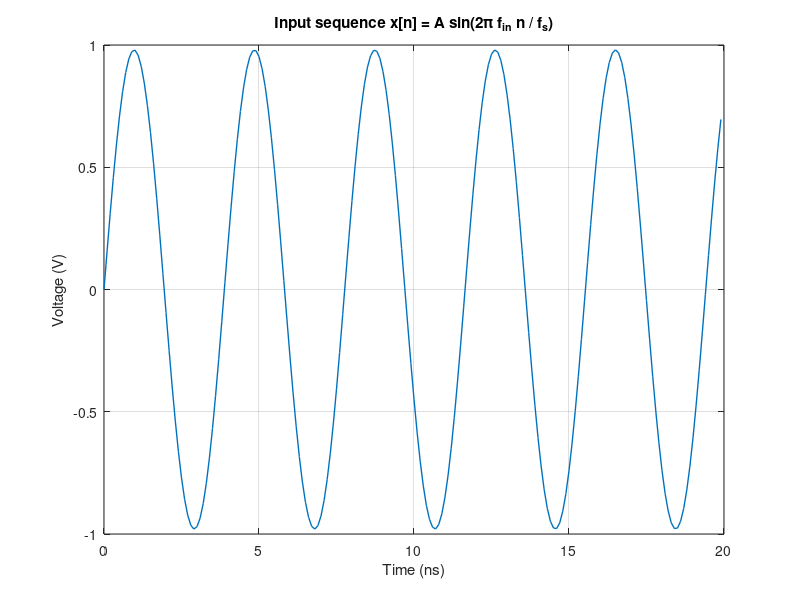
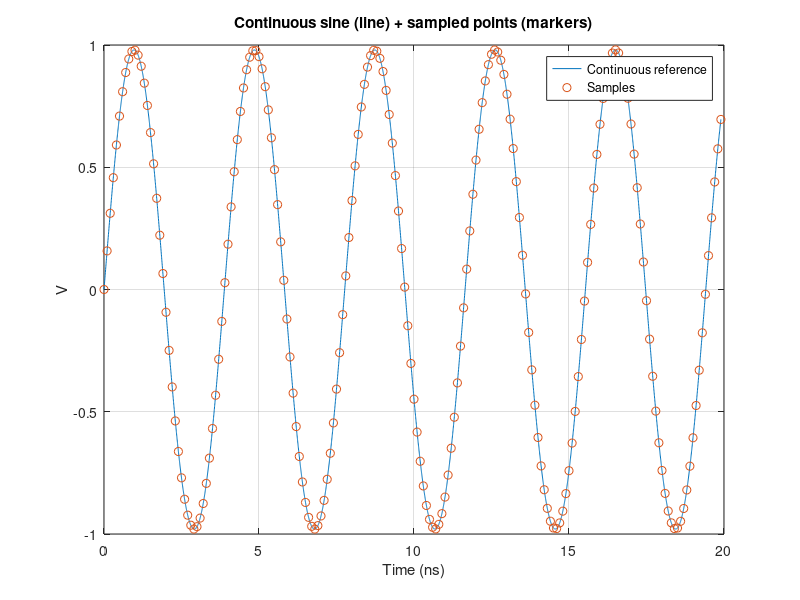
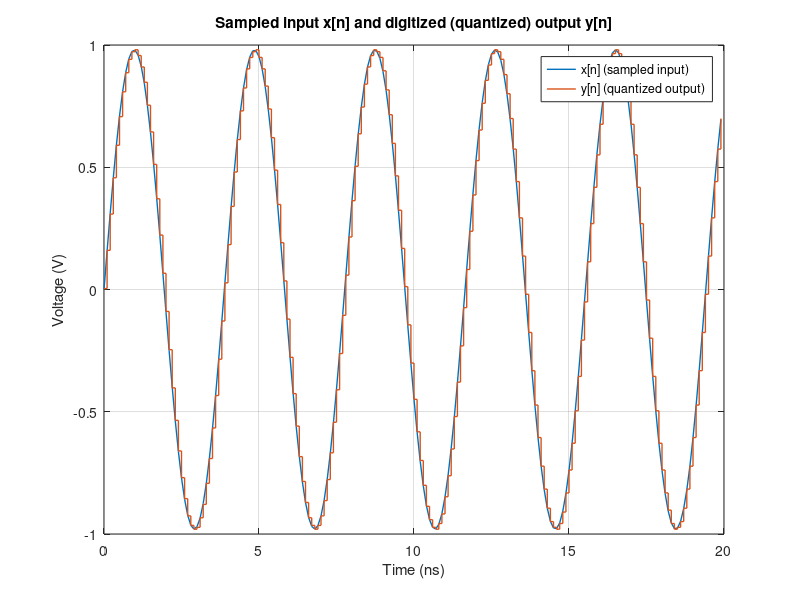
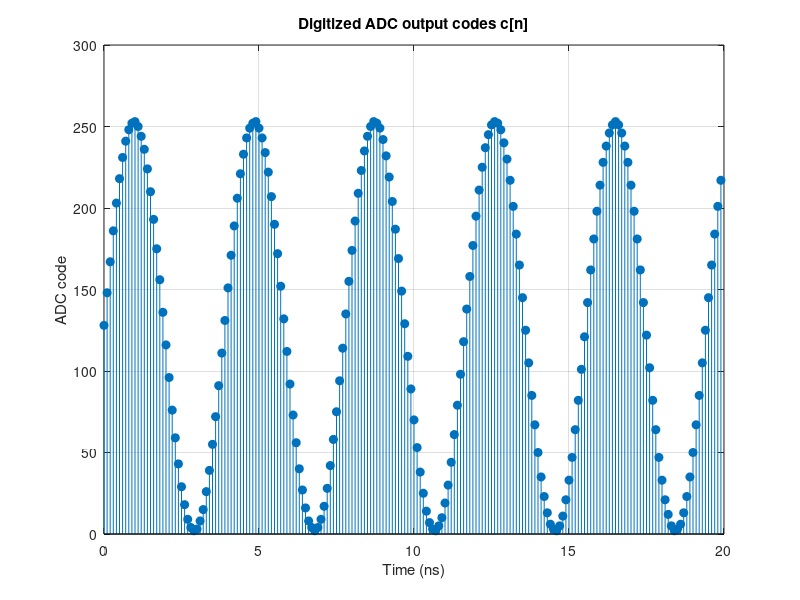

These charts were generated, in order, by the following MATLAB code: (Note: this script raises an error after producing the figures.)
% Assignment 1 - 8-bit ADC Characterizatiom
% Part 1: Ideal 8-bit ADC
%% Generating Coherent input sine x[n]
clear;
clc;
close all;

fs = 10e9;
M = 8192;
Vpp = 2.0;
A = 0.98*(Vpp/2);
phi =0;

prime = 211;
fin = (prime/M)*fs;
n = (0:M-1).';
t = n/fs;

x = A*sin(2*pi*fin*t+phi);

fprintf('fs   = %.3f GHz\n', fs/1e9);
fprintf('M    = %d\n', M);
fprintf('prime    = %d\n', prime);
fprintf('fin  = %.6f MHz\n', fin/1e6);

Ns = 200;
figure;
plot(t(1:Ns)*1e9, x(1:Ns), 'LineWidth', 1);
grid on;
xlabel('Time (ns)'); ylabel('Voltage (V)');
title('Input sequence x[n] = A sin(2π f_{in} n / f_s)');

Ns = 200;
tseg = t(1:Ns);
tfine = linspace(tseg(1), tseg(end), 5000);
xfine = A*sin(2*pi*fin*tfine + phi);

figure;
plot(tfine*1e9, xfine, '-'); hold on;
plot(tseg*1e9, x(1:Ns), 'o');
grid on;
xlabel('Time (ns)'); ylabel('V');
title('Continuous sine (line) + sampled points (markers)');
legend('Continuous reference','Samples');

%% Digitize sampled sequence
N = 8;
LSB = Vpp / (2^N);

x_clip = min(max(x, -Vpp/2), (Vpp/2 - LSB));
code = floor( (x_clip + Vpp/2) / LSB );
code = max(0, min(code, 2^N - 1));

y = (code+0.5)*LSB-Vpp/2;
fprintf("LSB (Delta) = %.6f V\n", LSB);
fprintf("x:    min=%.6f, max=%.6f\n", min(x), max(x));
fprintf("y:    min=%.6f, max=%.6f\n", min(y), max(y));
fprintf("code: min=%d, max=%d\n", min(code), max(code));

Ns = 200;
figure;
plot(t(1:Ns)*1e9, x(1:Ns), 'LineWidth', 1); hold on;
stairs(t(1:Ns)*1e9, y(1:Ns), 'LineWidth', 1);
grid on;
xlabel('Time (ns)'); ylabel('Voltage (V)');
title('Sampled input x[n] and digitized (quantized) output y[n]');
legend('x[n] (sampled input)', 'y[n] (quantized output)');
figure;
stem(t(1:Ns)*1e9, code(1:Ns), 'filled');
grid on;
xlabel('Time (ns)'); ylabel('ADC code');
title('Digitized ADC output codes c[n]');
%% Computing SNR, SFDR, SINAD, ENOB
guard = 1;
max_harmonic = 5;
Y = fft(y,M);

Knyq = M/2;
P2 = (abs(Y)/M).^2;
P1 = P2(1:Knyq+1);

P = P1;
P(2:end-1) = 2*P(2:end-1);

f = (0:Knyq).'* (fs/M);

% --- Convert to dBFS (power) ---
Vrms_fs = (Vpp/2)/sqrt(2);   % full-scale sine RMS (for dBFS reference)
PdBFS = 10*log10(P/(Vrms_fs^2) + eps);

[~, kFund] = max(P(2:end));  
kFund = kFund + 1;           
k0 = kFund - 1;

mark = @(mask,k) set_bins(mask,k,guard,Knyq);

mask_dc = false(size(P));
mask_dc(1) = true;           % DC bin

% Signal mask
mask_sig = false(size(P));
mask_sig = mark(mask_sig, k0);

Psig = sum(P(mask_sig));

% SINAD - Noise + Distortion
mask_sinad_excl = false(size(P));
mask_sinad_excl = mask_dc;
mask_sinad_excl = mark(mask_sinad_excl, k0);

Pnd = sum(P(~mask_sinad_excl));
SINAD = 10*log10(Psig/(Pnd + eps));    % dB

%SNR 
mask_snr_excl = false(size(P));
mask_snr_excl = mask_dc;
mask_snr_excl = mark(mask_snr_excl, k0);

for h = 2:max_harmonic
    kh = mod(h*k0, M);       % 0..M-1 (0-based)
    if kh > Knyq
        kh = M - kh;         % fold to 0..Knyq (alias)
    end
    mask_snr_excl = mark(mask_snr_excl, kh);
end

Pnoise = sum(P(~mask_snr_excl));
SNR = 10*log10(Psig/(Pnoise + eps));    % dB

%SFDR - Spurious Free Dyn. Range
mask_sfdr_excl = false(size(P));
mask_sfdr_excl = mask_dc;
mask_sfdr_excl = mark(mask_sfdr_excl, k0);

Pspur = max(P(~mask_sfdr_excl));
SFDR = 10*log10(Psig/(Pspur + eps));    % dBc (relative to carrier)

%ENOB
ENOB = (SINAD - 1.76)/6.02;

fprintf('\n--- FFT Metrics (8192-pt) ---\n');
fprintf('Fundamental bin = %d (%.6f MHz)\n', k0, f(k0+1)/1e6);
fprintf('SNR   = %.2f dB\n', SNR);
fprintf('SINAD = %.2f dB\n', SINAD);
fprintf('SFDR  = %.2f dBc\n', SFDR);
fprintf('ENOB  = %.2f bits\n', ENOB);


%% ---- FFT plot with ADI-style horizontal markers + SFDR brackets ----

% Levels in dBFS (power)
carrier_dBFS = 10*log10(Psig/(Vrms_fs^2) + eps);
spur_dBFS    = 10*log10(Pspur/(Vrms_fs^2) + eps);

figure;
plot(f/1e9, PdBFS, 'LineWidth', 1);
grid on;
xlabel('Frequency (GHz)');
ylabel('Power (dBFS)');
title(sprintf('Output Spectrum (M=%d, fs=%.1f GS/s, fin=%.3f MHz)', M, fs/1e9, fin/1e6));
xlim([0 fs/(2*1e9)]);

% Give yourself some headroom for labels
ylim([-160 5]);
hold on;

% --- Horizontal markers ---
yline(0, 'k--', 'LineWidth', 1);               % Full-scale (0 dBFS)
yline(carrier_dBFS, 'k--', 'LineWidth', 1);   % Carrier level
yline(spur_dBFS, 'k--', 'LineWidth', 1);      % Worst spur level

% Labels for markers (simple, not cluttered)
ax = gca;
xr = ax.XLim;
x_textL = xr(1) + 0.02*(xr(2)-xr(1));
x_textR = xr(1) + 0.62*(xr(2)-xr(1));

text(x_textL,  0+2,           'FULL SCALE (0 dBFS)', 'FontWeight','bold');
text(x_textR,  spur_dBFS+2,   'WORST SPUR LEVEL',    'FontWeight','bold');

% --- SFDR brackets ---
% SFDR(dBc): carrier - spur
x_sfdr_dbc = xr(1) + 0.80*(xr(2)-xr(1));
draw_vbracket(x_sfdr_dbc, spur_dBFS, carrier_dBFS, sprintf('SFDR = %.2f dBc', SFDR));

% SFDR(dBFS): fullscale - spur
x_sfdr_dbfs = xr(1) + 0.90*(xr(2)-xr(1));
draw_vbracket(x_sfdr_dbfs, spur_dBFS, 0, sprintf('SFDR = %.2f dBFS', -spur_dBFS));

metrics_txt = sprintf(['SINAD = %.2f dB\n' ...
                       'SNR   = %.2f dB\n' ...
                       'SFDR  = %.2f dBc\n' ...
                       'ENOB  = %.2f bits'], ...
                       SINAD, SNR, SFDR, ENOB);

x_box = xr(1) + 0.60*(xr(2)-xr(1));
y_box = ax.YLim(1) + 0.90*(ax.YLim(2)-ax.YLim(1));
text(x_box, y_box, metrics_txt, ...
    'FontName','Consolas', 'FontSize', 11, ...
    'BackgroundColor','w', 'EdgeColor','k', 'Margin', 8);

hold off;
%% Part A - Adding Front-End Non-linearity
% Max non-linearity front-end can tolerate before losing > 1.5-bit ENOB
% Identifying the nonlinear tones in the FFT

% Approach:
% Model front-end nonlinearity before quantization:
% x_nl = x + a2*x^2 + a3*x^3
%
% Goal: find max nonlinearity that causes <= 1.5-bit ENOB degradation.
% Also: identify nonlinear tones (2nd,3rd,...) in FFT.

ENOB0    = ENOB;
ENOB_min = ENOB0 - 1.5;

relTol  = 1e-3;   % relative tolerance on a3 bracket (0.1%); tighten if you want
maxIter = 40;

fprintf('\n--- Part A (Refined): Cubic nonlinearity ---\n');
fprintf('Baseline ENOB0 = %.4f bits; Threshold ENOB_min = %.4f bits\n', ENOB0, ENOB_min);

% --- function handle to evaluate ENOB for a given a3 ---
evalENOB = @(a3) enob_for_a3(a3, x, Vpp, LSB, N, fs, M, guard, max_harmonic);

% -------------------- 1) Bracket the boundary --------------------
a3_lo = 0;                 % definitely safe
ENOB_lo = evalENOB(a3_lo);

a3_hi = 1e-6;              % start small
ENOB_hi = evalENOB(a3_hi);

% Grow a3_hi until it FAILS (ENOB < ENOB_min), keeping the last safe as lo
grow = 2.0;
a3_hi_max = 1e3;           % safety cap

while ENOB_hi >= ENOB_min
    a3_lo  = a3_hi;
    ENOB_lo = ENOB_hi;

    a3_hi = a3_hi * grow;
    if a3_hi > a3_hi_max
        error('Failed to bracket: ENOB never dropped below threshold up to a3=%.3g', a3_hi_max);
    end
    ENOB_hi = evalENOB(a3_hi);
end

fprintf('Bracket found:\n');
fprintf('  a3_lo = %.6g  (ENOB=%.4f)  [SAFE]\n', a3_lo, ENOB_lo);
fprintf('  a3_hi = %.6g  (ENOB=%.4f)  [FAIL]\n', a3_hi, ENOB_hi);

% -------------------- 2) Log-space binary search --------------------
for it = 1:maxIter
    a3_mid = 10.^((log10(a3_lo) + log10(a3_hi))/2);
    ENOB_mid = evalENOB(a3_mid);

    if ENOB_mid >= ENOB_min
        a3_lo  = a3_mid;
        ENOB_lo = ENOB_mid;
    else
        a3_hi  = a3_mid;
        ENOB_hi = ENOB_mid;
    end

    if (a3_hi/a3_lo - 1) < relTol
        break;
    end
end

a3_star = a3_lo;           % max tolerated (still safe)
ENOB_star = ENOB_lo;

fprintf('\nRefined max tolerated a3:\n');
fprintf('  a3* = %.8g  (1/V^2)\n', a3_star);
fprintf('  ENOB(a3*) = %.4f bits  (drop = %.4f bits)\n', ENOB_star, ENOB0-ENOB_star);
fprintf('  Final bracket ratio hi/lo - 1 = %.3g\n', (a3_hi/a3_lo - 1));

% If you want: compute full metrics at a3_star (SNR/SINAD/SFDR too)
[SNR_nl, SINAD_nl, SFDR_nl, ENOB_nl, k0_nl, P_nl, PdBFS_nl, f_nl] = ...
    adc_metrics_fft( quantize_nl(x, a3_star, Vpp, LSB, N), fs, M, Vpp, guard, max_harmonic );

fprintf('\nMetrics at a3*:\n');
fprintf('  SNR   = %.2f dB\n', SNR_nl);
fprintf('  SINAD = %.2f dB\n', SINAD_nl);
fprintf('  SFDR  = %.2f dBc\n', SFDR_nl);
fprintf('  ENOB  = %.2f bits\n', ENOB_nl);

% Identify main nonlinear tones (harmonics) in dBc
Vrms_fs = (Vpp/2)/sqrt(2);
carrier_mask = set_bins(false(size(P_nl)), k0_nl, guard, M/2);
Psig_nl = sum(P_nl(carrier_mask));
carrier_dBFS = 10*log10(Psig_nl/(Vrms_fs^2) + eps);

fprintf('\nNonlinear tones (harmonics) at a3*:\n');
for h = 2:5
    kh = mod(h*k0_nl, M);
    if kh > M/2, kh = M - kh; end
    tone_mask = set_bins(false(size(P_nl)), kh, guard, M/2);
    Ptone = sum(P_nl(tone_mask));
    tone_dBFS = 10*log10(Ptone/(Vrms_fs^2) + eps);
    tone_dBc  = tone_dBFS - carrier_dBFS;
    fprintf('  H%d: bin %d (%.3f MHz), level = %.2f dBc\n', h, kh, f_nl(kh+1)/1e6, tone_dBc);
end
Knyq = M/2;

mask_sfdr_excl_nl = false(size(P_nl));
mask_sfdr_excl_nl(1) = true; % DC
mask_sfdr_excl_nl = set_bins(mask_sfdr_excl_nl, k0_nl, guard, Knyq);

Pspur_nl = max(P_nl(~mask_sfdr_excl_nl));

% Levels in dBFS
Vrms_fs = (Vpp/2)/sqrt(2);
carrier_dBFS = 10*log10(Psig_nl/(Vrms_fs^2) + eps);
spur_dBFS    = 10*log10(Pspur_nl/(Vrms_fs^2) + eps);

figure;
plot(f_nl/1e9, PdBFS_nl, 'LineWidth', 1);
grid on; xlabel('Frequency (GHz)'); ylabel('Power (dBFS)');
title(sprintf('Nonlinear Output Spectrum (ENOB drop %.2f bits)', ENOB0-ENOB_nl));
xlim([0 fs/(2*1e9)]); ylim([-160 5]); hold on;

% Horizontal markers
yline(0,'k--','LineWidth',1);                 % Full scale
yline(carrier_dBFS,'k--','LineWidth',1);      % Carrier
yline(spur_dBFS,'k--','LineWidth',1);         % Worst spur

ax = gca; xr = ax.XLim;

x_textL = xr(1)+0.02*(xr(2)-xr(1));
x_textR = xr(1)+0.62*(xr(2)-xr(1));
text(x_textR, spur_dBFS+2, 'WORST SPUR LEVEL','FontWeight','bold');

% SFDR brackets
x_sfdr_dbc  = xr(1)+0.80*(xr(2)-xr(1));
x_sfdr_dbfs = xr(1)+0.90*(xr(2)-xr(1));
draw_vbracket(x_sfdr_dbc,  spur_dBFS, carrier_dBFS, sprintf('SFDR = %.2f dBc', SFDR_nl));
draw_vbracket(x_sfdr_dbfs, spur_dBFS, 0,           sprintf('SFDR = %.2f dBFS', -spur_dBFS));

% Metrics box
metrics_txt = sprintf(['SINAD = %.2f dB\n' ...
                       'SNR   = %.2f dB\n' ...
                       'SFDR  = %.2f dBc\n' ...
                       'ENOB  = %.2f bits\n' ...
                       'a_3*  = %.4g 1/V^2'], ...
                       SINAD_nl, SNR_nl, SFDR_nl, ENOB_nl, a3_star);

x_box = xr(1)+0.60*(xr(2)-xr(1));
y_box = ax.YLim(1)+0.90*(ax.YLim(2)-ax.YLim(1));
text(x_box, y_box, metrics_txt, ...
    'FontName','Consolas','FontSize',11, ...
    'BackgroundColor','w','EdgeColor','k','Margin',8);

hold off;



